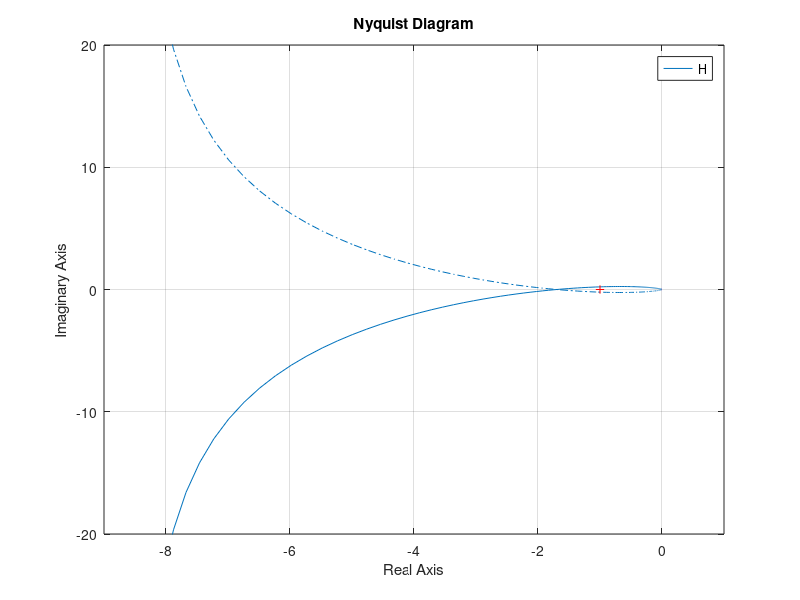

Write MATLAB code to recreate this figure.
clear all;
close all;
clc;

% syms k T;
% A = [0 1; -k/T -2*sqrt(k/T)];
% 
% [V,D] = eig(A);

ks = -6.4;
Tm = 0.27;
ki = -7.27;
freq_rad = sqrt(10/Tm);

%% Zweipunktglied
A_Zwei = (Tm*ks*ki)/(5*pi*(Tm+0.1));

%% Dreipunktglied
C = ((Tm*ks*ki)/(5*pi*(Tm + 0.1)))^2;
A1 = sqrt((C + sqrt(C^2 - C))/2);
A2 = sqrt((C - sqrt(C^2 - C))/2);


H = tf([0.5*ks*ki],[0.1*Tm (Tm + 0.1) 1 0]);
w = linspace(0,150,1000);
nyquist(H,w);
axis([-9 1 -20 20]);